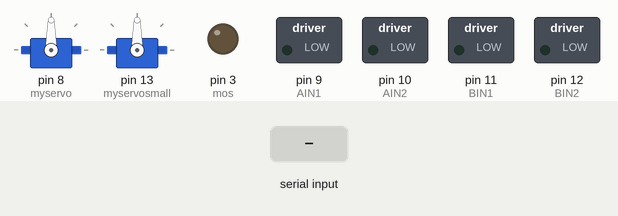
A sketch run on a simulated Arduino Uno, built with avr-gcc and run on an emulated ATmega328P. On the bench: 2 × servo, switched loads named in the sketch (green lamp = pin HIGH), output pins drawn as LEDs (lit = HIGH). The inputs (shaded band) are chosen by the test bench. What the sketch prints to the serial monitor is not drawn.

Above: at 1.2 s.
1.3 s: "f" received over Serial
At 3.1 s:
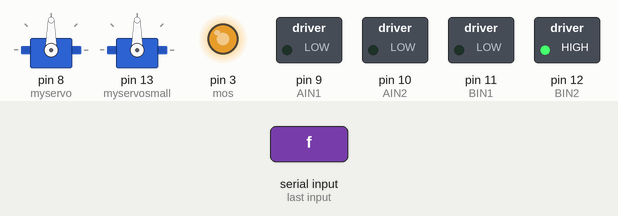
4.3 s: "x" received over Serial
At 5.4 s:
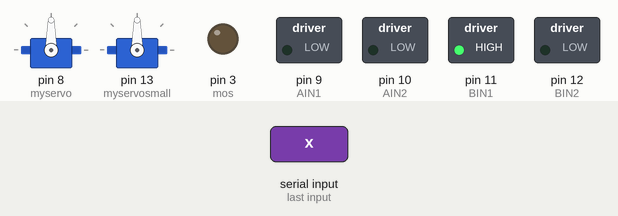
6.3 s: "u" received over Serial
At 8.9 s:
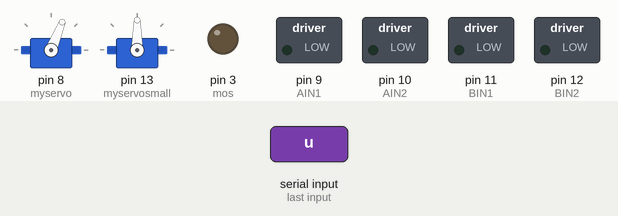
9.3 s: "t" received over Serial
At 10.0 s:
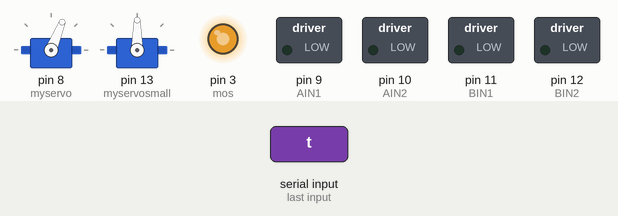
10.8 s: "r" received over Serial
At 13.5 s:
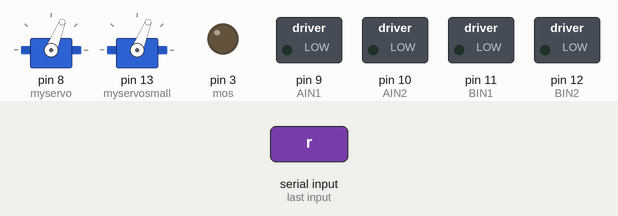
13.8 s: "f" received over Serial
At 15.0 s:
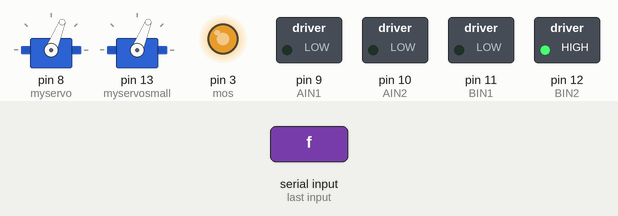
Timing chart, 0 to 17.8 s (numbered marks = the images above; inputs shaded):
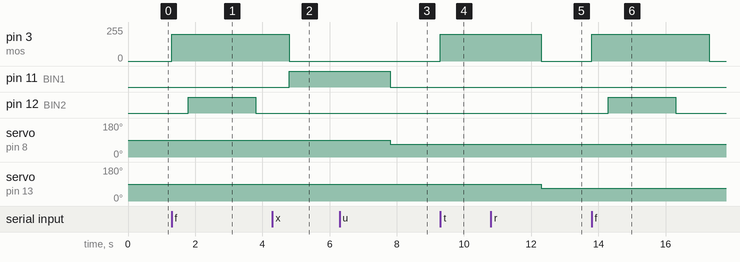

The sketch:

NerfSerial_Turret_no_shield.ino
```cpp
// Removed stepper motor and turned small servo into X axis movement

#include <Servo.h>


//String userFire;
char userFire;

Servo myservo;  // create servo object to control a servo
Servo myservosmall;  // create servo object to control a servo
// twelve servo objects can be created on most boards

int pos = 90;    // variable to store the servo position
int posx = 90;    // variable to store the small servo position

int maxstep = 240; // granularity of steps. Map 180 degrees to this number. Let it be divisible by 4 because sweep is 4 steps
int mapos = maxstep/3;    // variable to store the servo position
int maposx = maxstep/3;    // variable to store the small servo position

//Standby on for TB6612FNG
//int STBY = 7; //standby

//Motor A

//int AIN1 = 9; //Direction
//int AIN2 = 10; //Direction

#define mos 3  // pwm
#define AIN1 9  // pwm
#define AIN2 10

//Motor B

//int BIN1 = 11; //Direction
//int BIN2 = 12; //Direction

#define BIN1 11 // pwm
#define BIN2 12


void setup() {
//  Serial.begin(9600);           // set up Serial library at 9600 bps
  Serial.begin(74880);           // set up Serial library at 74880 bps 115200
  Serial.println("Panget Terminator!");

  myservo.attach(8);  // attaches the servo on pin 9 to the servo object
  myservosmall.attach(13);  // attaches the servo on pin 9 to the servo object


//Iint TB6612fng pins as ouput
//    pinMode(STBY, OUTPUT);
    pinMode(AIN1, OUTPUT);
    pinMode(AIN2, OUTPUT);
    pinMode(BIN1, OUTPUT);
    pinMode(BIN2, OUTPUT);

      // Turn off motors - Initial state
//   digitalWrite(STBY, LOW);
   digitalWrite(AIN1, LOW);
   digitalWrite(AIN2, LOW);
   digitalWrite(BIN1, LOW);
   digitalWrite(BIN2, LOW);
   digitalWrite(mos, LOW);

//  step_motor.setSpeed(300);  // 10 rpm
}


void loop() {
//  uint8_t i;

//  Read data from serial
      if (Serial.available()> 0){
//        userFire = Serial.readStringUntil('\n');
        userFire = Serial.read();
        //  "f" means firing sequence.. This will move small servo and nerf motor
        if (userFire == 'f') {

            Serial.write("FIRING....");
            pmove();
            delay(500);
            move(2,0);
            delay(2000);
            stop(2);
            Serial.write("FIRING STOP....");
            delay(1000);
            pstop();
          }// end of fire sequence

                  //  "s" means stop firing sequence.. This will move small servo and nerf motor
        else if (userFire == 's') {

            Serial.write("stopping all motors FIRING....");
            pstop();
            stop(2);
          }// end of stop sequence

        //  "u" and "d" means moving 1 degree up/down for UP/Down servo
        else if (userFire == 'u' and pos < maxstep) {
            pos = pos + 1;
            mapos = map(pos,0,maxstep,0,180);
            myservo.write(mapos);
            delay(15);
//            Serial.write("Up by 3 degrees....");

          }// end of up sequence

         else if (userFire == 'd' and pos > 0)  {
            pos = pos - 1;
            mapos = map(pos,0,maxstep,0,180);
            myservo.write(mapos);
            delay(15);
//            Serial.write("Down by 3 degrees....");

          }// end of down sequence


        //  "l" and "r" means moving 1 degree up/down for left/right of small servo
        else if (userFire == 'r' and posx < maxstep) {
            posx = posx + 1;
            maposx = map(posx,0,maxstep,0,180);
            myservosmall.write(maposx);
            delay(15);
//            Serial.write("right by 3 degrees....");

          }// end of up sequence

         else if (userFire == 'l' and posx > 0)  {
            posx = posx - 1;
            maposx = map(posx,0,maxstep,0,180);
            myservosmall.write(maposx);
            delay(15);
//            Serial.write("left by 3 degrees....");

          }// end of down sequence

 else if (userFire == 'x') {

            Serial.write("reverse load....");
              move(2,1);
            delay(3000);
            stop(2);
             Serial.write("reverse stop....");

          }// end of unload sequence

        else if (userFire == 't') {

            Serial.write("motor test p start....");
            pmove();
            delay(3000);
            pstop();
            Serial.write("motor test p end....");

          }// end of test sequence

          else if (userFire == 'm' )  {   // Sweep X axis
            if (maposx < 180){
              maposx = maposx + 4;}
            else{
              maposx = maposx - 4;}
            myservosmall.write(maposx);

             }// end of testmovement sequence

        }// end of Read from COM send by python


 }


void move(int motors, int direction){
//Move specific motor at speed and direction
//motor: 0 for B 1 for A
//speed: 0 is off, and 255 is full speed
//direction: 0 clockwise, 1 counter-clockwise

//  digitalWrite(STBY, HIGH); //disable standby

  boolean inPin1 = LOW;
  boolean inPin2 = HIGH;

  if(direction == 1){
    inPin1 = HIGH;
    inPin2 = LOW;
  }

  if(motors == 1){
    digitalWrite(AIN1, inPin1);
    digitalWrite(AIN2, inPin2);
//    analogWrite(PWMA, speed);

  }else{
    digitalWrite(BIN1, inPin1);
    digitalWrite(BIN2, inPin2);
//    analogWrite(PWMB, speed);
  }
}


void pmove(){

//    write enable to mosfet connected to balista motor
//    digitalWrite(mos, HIGH);
    analogWrite(mos, 200);
}

void pstop(){

//    write enable to mosfet connected to balista motor
    digitalWrite(mos, LOW);

}

void stop(int motors){


  if(motors == 1){
    digitalWrite(AIN1, LOW);
    digitalWrite(AIN2, LOW);
//    analogWrite(PWMA, speed);
  }else{
    digitalWrite(BIN1, LOW);
    digitalWrite(BIN2, LOW);
//    analogWrite(PWMB, speed);
}

//  digitalWrite(STBY, LOW); //disable standby
} // End of stop sequence
```

Measured:
- after the input at 1.3 s, pin 3 (mos): 0/255 → 200/255 at once; pin 12 (BIN2): LOW → HIGH after 0.50 s, → LOW 2.0 s later
- after the input at 4.3 s, pin 11 (BIN1): LOW → HIGH after 0.50 s
- after the input at 6.3 s, servo on pin 8 (myservo): 90° → 68° after 1.5 s
- after the input at 9.3 s, pin 3 (mos): 0/255 → 200/255 at once
- after the input at 10.8 s, servo on pin 13 (myservosmall): 90° → 68° after 1.5 s
- after the input at 13.8 s, pin 3 (mos): 0/255 → 200/255 at once, → 0/255 3.5 s later; pin 12 (BIN2): LOW → HIGH after 0.50 s, → LOW 2.0 s later
